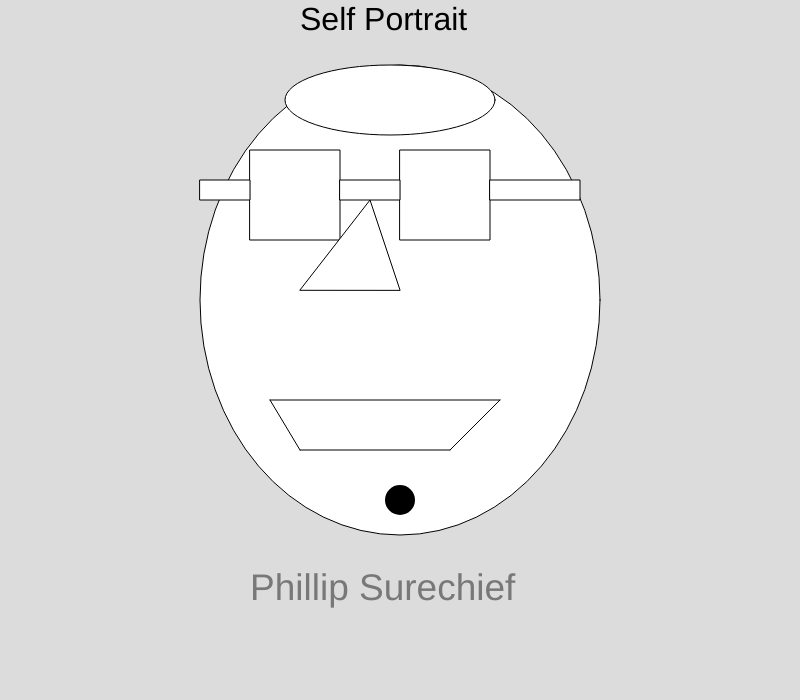
Frame 1 (no input)
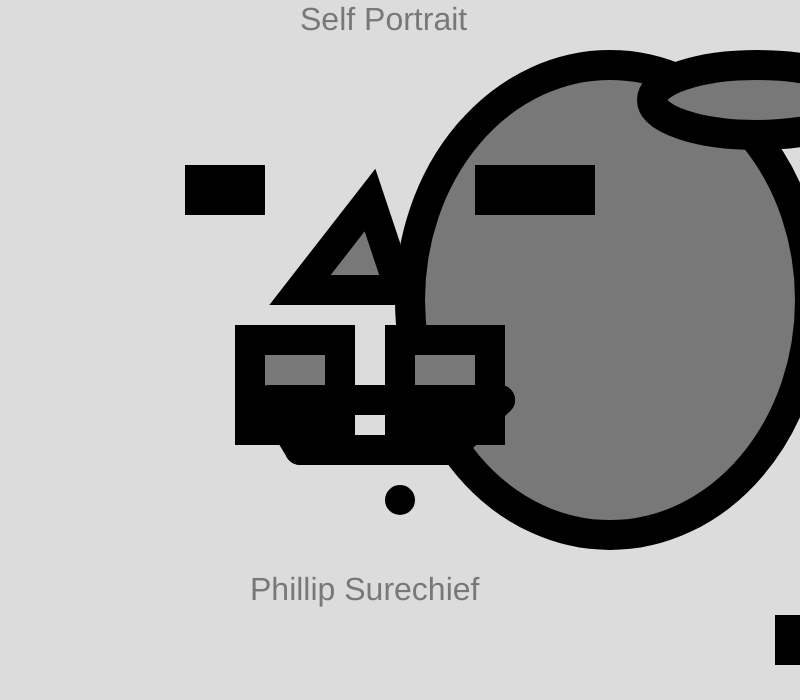
Frame 60 (no input)
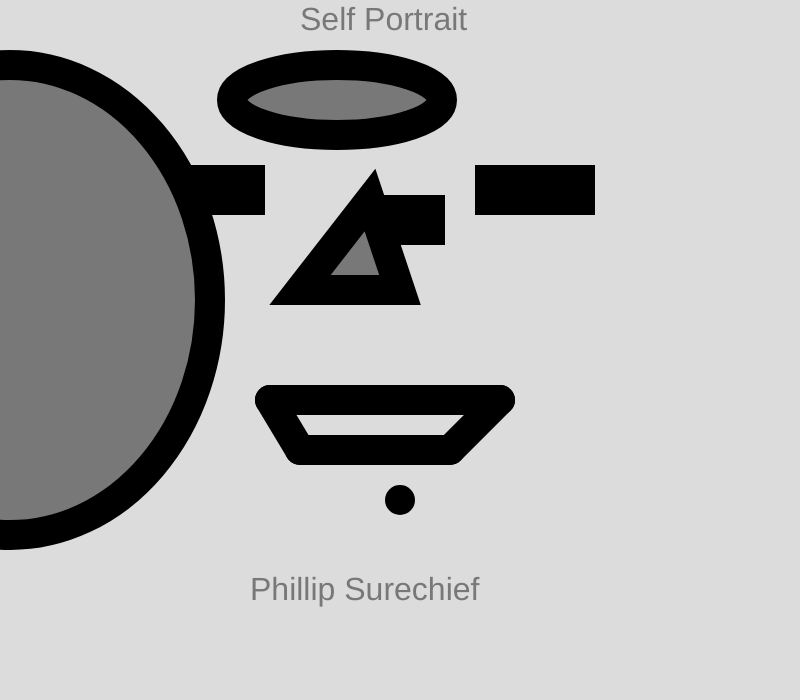
Frame 120 (the mouse pressed at the canvas centre since frame 60)

The p5.js sketch that drew these frames (run headless with seeded random() and noise() and a simulated clock; from frame 60 on, the mouse is pressed at the canvas centre):

// p5.js sketch
// ── sketch.js
var headX = 400; 
var headY = 100;
var headDirection = 1;

var redColor = 123;
var greenColor = 39;
var blueColor = 21;

var x = 100;
var y = 200;
var diameter = 50;

var movement = 13;
var squareY = 150;
var squareY2 = 150;
var rectX = 340;
var rectY = 180;
var ellipseX = 390;
var size = 32
var movement = 10
var movement2 = 5
var movement3 = 15
var movment4 = 20
var movement5 = 30
var movement6 = 5
var counter = 0
function setup() {
    createCanvas(800,700);}
  function draw() {
    background(redColor,greenColor,blueColor);
    ellipse(x,y,diameter);
    background(220);
    ellipse(headX,300,400,470);
    headX+= movement;
    if(headX >= 800)
    {
      movement = -10
    }
    if(headX <= 0)
    {
       movement = 10
    }
    square(400,squareY,90);
    squareY+= movement;
    if(squareY >= 700)
    {
      movement2 = -5
    }
    if(squareY >= 0)
    {
       movement2 = 5
    }
 square(250,squareY2,90);
    squareY2+= movement; 
    if(squareY2 >= 700)
    {
      movement3 = -15
    }
    if(squareY2 <= 0)
    {
       movement3 = 15
    }
    rect(rectX, rectY,60,20);
    rectX+= movement5;
    rectY+= movement5;
    if(rectX >= 800||rectY >= 700)
    {
      movement5 = -30
    }
    if(rectY <= 0||rectX <= 0)
    {
       movement5 = 30
    }
    rect(490,180,90,20);
    rect(200,180,50,20);
    triangle(300, 290, 370, 200, 400, 290);
    line(300, 450, 450, 450);
    line(300, 450, 270,400);
    line(270, 400, 500, 400);
    line(450, 450, 500,400);
    ellipse(ellipseX,100,210,70);
    ellipseX+= 3
    ellipseX+= movement;
    if(ellipseX >= 800)
    {
      movement4 = -20
    }
    if(ellipseX <= 0)
    {
       movement4 = 20
    }
    textSize(32);
    text('Self Portrait', 300, 30);
    textSize(50);
    fill(120);
    size += movement6 
    counter ++ 
    textSize(size);
    text('Phillip Surechief', 250, 600)
    if(counter >= 5)
    {
      movement6 *= -1
      counter = 0
    }
    strokeWeight(30)
    point(400, 500)
  }
